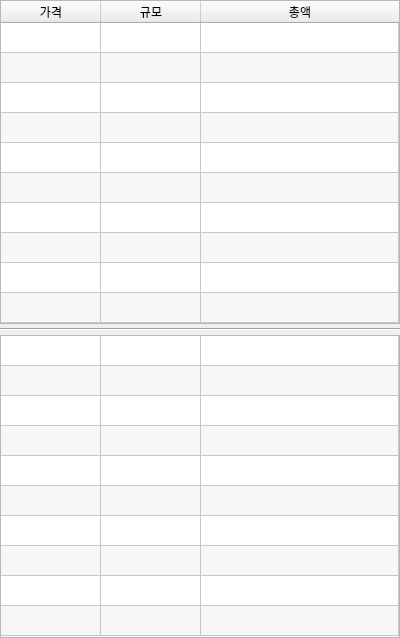
<?xml version="1.0" encoding="UTF-8"?>
<ui version="4.0">
 <class>Form</class>
 <widget class="QWidget" name="Form">
  <property name="geometry">
   <rect>
    <x>0</x>
    <y>0</y>
    <width>400</width>
    <height>638</height>
   </rect>
  </property>
  <property name="minimumSize">
   <size>
    <width>400</width>
    <height>0</height>
   </size>
  </property>
  <property name="windowTitle">
   <string>Form</string>
  </property>
  <layout class="QVBoxLayout" name="verticalLayout">
   <property name="spacing">
    <number>4</number>
   </property>
   <property name="leftMargin">
    <number>0</number>
   </property>
   <property name="topMargin">
    <number>0</number>
   </property>
   <property name="rightMargin">
    <number>0</number>
   </property>
   <property name="bottomMargin">
    <number>0</number>
   </property>
   <item>
    <widget class="QTableWidget" name="tableAsks">
     <property name="sizePolicy">
      <sizepolicy hsizetype="Minimum" vsizetype="Minimum">
       <horstretch>0</horstretch>
       <verstretch>0</verstretch>
      </sizepolicy>
     </property>
     <property name="verticalScrollBarPolicy">
      <enum>Qt::ScrollBarAlwaysOff</enum>
     </property>
     <property name="horizontalScrollBarPolicy">
      <enum>Qt::ScrollBarAlwaysOff</enum>
     </property>
     <property name="sizeAdjustPolicy">
      <enum>QAbstractScrollArea::AdjustToContents</enum>
     </property>
     <property name="editTriggers">
      <set>QAbstractItemView::NoEditTriggers</set>
     </property>
     <property name="tabKeyNavigation">
      <bool>false</bool>
     </property>
     <property name="showDropIndicator" stdset="0">
      <bool>false</bool>
     </property>
     <property name="dragDropOverwriteMode">
      <bool>false</bool>
     </property>
     <property name="alternatingRowColors">
      <bool>true</bool>
     </property>
     <property name="selectionMode">
      <enum>QAbstractItemView::ExtendedSelection</enum>
     </property>
     <property name="rowCount">
      <number>10</number>
     </property>
     <property name="columnCount">
      <number>3</number>
     </property>
     <attribute name="horizontalHeaderVisible">
      <bool>true</bool>
     </attribute>
     <attribute name="horizontalHeaderStretchLastSection">
      <bool>true</bool>
     </attribute>
     <attribute name="verticalHeaderVisible">
      <bool>false</bool>
     </attribute>
     <attribute name="verticalHeaderHighlightSections">
      <bool>true</bool>
     </attribute>
     <row/>
     <row/>
     <row/>
     <row/>
     <row/>
     <row/>
     <row/>
     <row/>
     <row/>
     <row/>
     <column>
      <property name="text">
       <string>가격</string>
      </property>
     </column>
     <column>
      <property name="text">
       <string>규모</string>
      </property>
     </column>
     <column>
      <property name="text">
       <string>총액</string>
      </property>
     </column>
    </widget>
   </item>
   <item>
    <widget class="Line" name="line">
     <property name="orientation">
      <enum>Qt::Horizontal</enum>
     </property>
    </widget>
   </item>
   <item>
    <widget class="QTableWidget" name="tableBids">
     <property name="sizePolicy">
      <sizepolicy hsizetype="Minimum" vsizetype="Minimum">
       <horstretch>0</horstretch>
       <verstretch>0</verstretch>
      </sizepolicy>
     </property>
     <property name="verticalScrollBarPolicy">
      <enum>Qt::ScrollBarAlwaysOff</enum>
     </property>
     <property name="horizontalScrollBarPolicy">
      <enum>Qt::ScrollBarAlwaysOff</enum>
     </property>
     <property name="sizeAdjustPolicy">
      <enum>QAbstractScrollArea::AdjustToContents</enum>
     </property>
     <property name="editTriggers">
      <set>QAbstractItemView::NoEditTriggers</set>
     </property>
     <property name="tabKeyNavigation">
      <bool>false</bool>
     </property>
     <property name="showDropIndicator" stdset="0">
      <bool>false</bool>
     </property>
     <property name="dragDropOverwriteMode">
      <bool>false</bool>
     </property>
     <property name="alternatingRowColors">
      <bool>true</bool>
     </property>
     <property name="rowCount">
      <number>10</number>
     </property>
     <property name="columnCount">
      <number>3</number>
     </property>
     <attribute name="horizontalHeaderVisible">
      <bool>false</bool>
     </attribute>
     <attribute name="horizontalHeaderStretchLastSection">
      <bool>true</bool>
     </attribute>
     <attribute name="verticalHeaderVisible">
      <bool>false</bool>
     </attribute>
     <attribute name="verticalHeaderHighlightSections">
      <bool>true</bool>
     </attribute>
     <row/>
     <row/>
     <row/>
     <row/>
     <row/>
     <row/>
     <row/>
     <row/>
     <row/>
     <row/>
     <column/>
     <column/>
     <column/>
    </widget>
   </item>
  </layout>
 </widget>
 <resources/>
 <connections/>
</ui>
